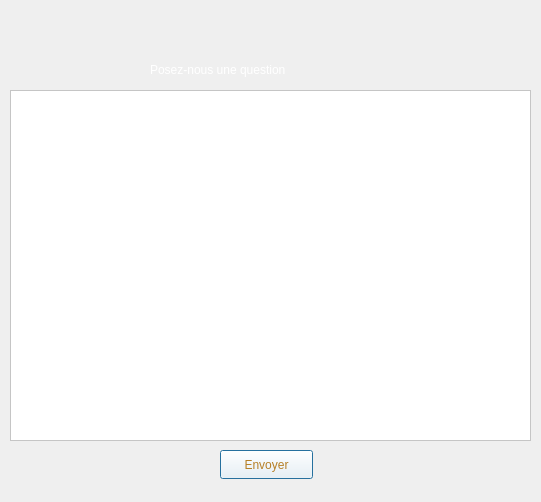
<?xml version="1.0" encoding="UTF-8"?>
<ui version="4.0">
 <class>support</class>
 <widget class="QDialog" name="support">
  <property name="geometry">
   <rect>
    <x>0</x>
    <y>0</y>
    <width>541</width>
    <height>502</height>
   </rect>
  </property>
  <property name="windowTitle">
   <string>Dialog</string>
  </property>
  <widget class="QTextEdit" name="textEdit">
   <property name="geometry">
    <rect>
     <x>10</x>
     <y>90</y>
     <width>521</width>
     <height>351</height>
    </rect>
   </property>
   <property name="styleSheet">
    <string notr="true">color: rgb(0, 0, 0);
background-color: rgb(255, 255, 255);</string>
   </property>
   <property name="html">
    <string>&lt;!DOCTYPE HTML PUBLIC &quot;-//W3C//DTD HTML 4.0//EN&quot; &quot;http://www.w3.org/TR/REC-html40/strict.dtd&quot;&gt;
&lt;html&gt;&lt;head&gt;&lt;meta name=&quot;qrichtext&quot; content=&quot;1&quot; /&gt;&lt;meta charset=&quot;utf-8&quot; /&gt;&lt;style type=&quot;text/css&quot;&gt;
p, li { white-space: pre-wrap; }
hr { height: 1px; border-width: 0; }
li.unchecked::marker { content: &quot;\2610&quot;; }
li.checked::marker { content: &quot;\2612&quot;; }
&lt;/style&gt;&lt;/head&gt;&lt;body style=&quot; font-family:'Segoe UI'; font-size:9pt; font-weight:400; font-style:normal;&quot;&gt;
&lt;p align=&quot;justify&quot; style=&quot;-qt-paragraph-type:empty; margin-top:0px; margin-bottom:0px; margin-left:0px; margin-right:0px; -qt-block-indent:0; text-indent:0px;&quot;&gt;&lt;br /&gt;&lt;/p&gt;&lt;/body&gt;&lt;/html&gt;</string>
   </property>
  </widget>
  <widget class="QPushButton" name="pushButton">
   <property name="geometry">
    <rect>
     <x>220</x>
     <y>450</y>
     <width>93</width>
     <height>29</height>
    </rect>
   </property>
   <property name="styleSheet">
    <string notr="true">color: rgb(182, 127, 38);
background-color: rgb(255, 255, 255);</string>
   </property>
   <property name="text">
    <string>Envoyer</string>
   </property>
  </widget>
  <widget class="QLabel" name="label">
   <property name="geometry">
    <rect>
     <x>150</x>
     <y>60</y>
     <width>281</width>
     <height>20</height>
    </rect>
   </property>
   <property name="styleSheet">
    <string notr="true">color: rgb(255, 255, 255);
font: 14pt &quot;Sitka&quot;;</string>
   </property>
   <property name="text">
    <string>Posez-nous une question </string>
   </property>
  </widget>
 </widget>
 <resources/>
 <connections/>
</ui>
